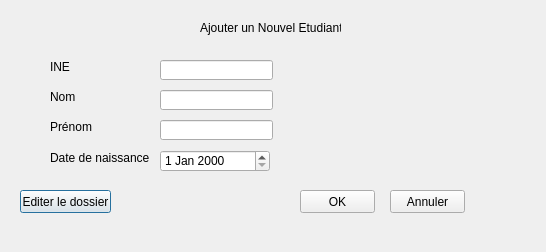
<?xml version="1.0" encoding="UTF-8"?>
<ui version="4.0">
 <class>AjouterEtudiant_fen</class>
 <widget class="QDialog" name="AjouterEtudiant_fen">
  <property name="geometry">
   <rect>
    <x>0</x>
    <y>0</y>
    <width>546</width>
    <height>252</height>
   </rect>
  </property>
  <property name="windowTitle">
   <string>Dialog</string>
  </property>
  <widget class="QLabel" name="label_3">
   <property name="geometry">
    <rect>
     <x>200</x>
     <y>20</y>
     <width>141</width>
     <height>16</height>
    </rect>
   </property>
   <property name="text">
    <string>Ajouter un Nouvel Etudiant</string>
   </property>
  </widget>
  <widget class="QPushButton" name="dossier">
   <property name="geometry">
    <rect>
     <x>20</x>
     <y>190</y>
     <width>91</width>
     <height>23</height>
    </rect>
   </property>
   <property name="text">
    <string>Editer le dossier</string>
   </property>
  </widget>
  <widget class="QLabel" name="label">
   <property name="geometry">
    <rect>
     <x>50</x>
     <y>60</y>
     <width>46</width>
     <height>13</height>
    </rect>
   </property>
   <property name="text">
    <string>INE</string>
   </property>
  </widget>
  <widget class="QLabel" name="label_2">
   <property name="geometry">
    <rect>
     <x>50</x>
     <y>90</y>
     <width>46</width>
     <height>13</height>
    </rect>
   </property>
   <property name="text">
    <string>Nom</string>
   </property>
  </widget>
  <widget class="QLabel" name="label_4">
   <property name="geometry">
    <rect>
     <x>50</x>
     <y>120</y>
     <width>46</width>
     <height>13</height>
    </rect>
   </property>
   <property name="text">
    <string>Prénom</string>
   </property>
  </widget>
  <widget class="QLabel" name="label_5">
   <property name="geometry">
    <rect>
     <x>50</x>
     <y>150</y>
     <width>101</width>
     <height>16</height>
    </rect>
   </property>
   <property name="text">
    <string>Date de naissance</string>
   </property>
  </widget>
  <widget class="QLineEdit" name="lineEdit">
   <property name="geometry">
    <rect>
     <x>160</x>
     <y>60</y>
     <width>113</width>
     <height>20</height>
    </rect>
   </property>
  </widget>
  <widget class="QLineEdit" name="lineEdit_2">
   <property name="geometry">
    <rect>
     <x>160</x>
     <y>90</y>
     <width>113</width>
     <height>20</height>
    </rect>
   </property>
  </widget>
  <widget class="QLineEdit" name="lineEdit_3">
   <property name="geometry">
    <rect>
     <x>160</x>
     <y>120</y>
     <width>113</width>
     <height>20</height>
    </rect>
   </property>
  </widget>
  <widget class="QDateEdit" name="dateEdit">
   <property name="geometry">
    <rect>
     <x>160</x>
     <y>150</y>
     <width>110</width>
     <height>22</height>
    </rect>
   </property>
  </widget>
  <widget class="QPushButton" name="Ok">
   <property name="geometry">
    <rect>
     <x>300</x>
     <y>190</y>
     <width>75</width>
     <height>23</height>
    </rect>
   </property>
   <property name="text">
    <string>OK</string>
   </property>
  </widget>
  <widget class="QPushButton" name="Annuler">
   <property name="geometry">
    <rect>
     <x>390</x>
     <y>190</y>
     <width>75</width>
     <height>23</height>
    </rect>
   </property>
   <property name="text">
    <string>Annuler</string>
   </property>
  </widget>
 </widget>
 <resources/>
 <connections/>
</ui>
